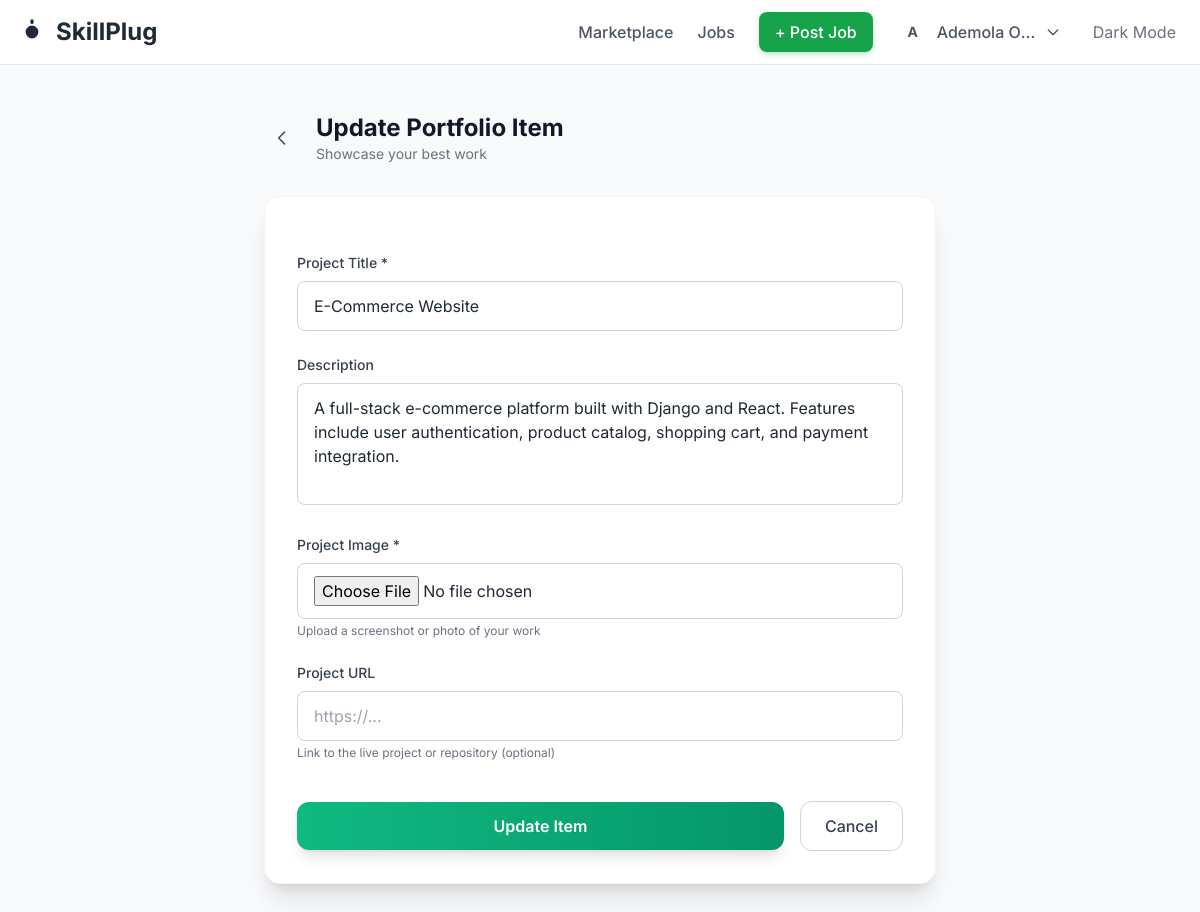
The page /marketplace/portfolio/2/edit/ (signed in) on the database its author committed.
### apps/accounts/models.py (models this page shows, shortened)
class User(AbstractUser):
    ACCOUNT_TYPE_CHOICES = [
        ("student", "Student Freelancer"),
        ("client", "Client"),
        ("both", "Both"),
    ]
    AVAILABILITY_CHOICES = [
        ("available", "Available for Work"),
        ("busy", "Currently Busy"),
        ("not_available", "Not Available"),
    ]
    NIGERIAN_UNIVERSITIES = [
        ("unilag", "University of Lagos (UNILAG)"),
        ("ui", "University of Ibadan (UI)"),
        ("oau", "Obafemi Awolowo University (OAU)"),
        ("uniben", "University of Benin (UNIBEN)"),
        ("abu", "Ahmadu Bello University (ABU)"),
        ("unn", "University of Nigeria, Nsukka (UNN)"),
        ("lautech", "Ladoke Akintola University (LAUTECH)"),
        ("covenant", "Covenant University"),
        ("babcock", "Babcock University"),
        ("futa", "Federal University of Technology, Akure (FUTA)"),
        ("futo", "Federal University of Technology, Owerri (FUTO)"),
        ("lasu", "Lagos State University (LASU)"),
        ("eksu", "Ekiti State University (EKSU)"),
        ("other", "Other Institution"),
    ]
    email = models.EmailField(unique=True)
    full_name = models.CharField(max_length=200, blank=True)
    account_type = models.CharField(
        max_length=10,
        choices=ACCOUNT_TYPE_CHOICES,
        default="student",
    )
    school = models.CharField(
        max_length=50,
        choices=NIGERIAN_UNIVERSITIES,
        blank=True,
    )
    department = models.CharField(max_length=200, blank=True)
    bio = models.TextField(
        max_length=1000,
        blank=True,
        help_text="Tell clients about yourself, your skills and experience",
    )
    whatsapp = models.CharField(
        max_length=20,
        blank=True,
        help_text="WhatsApp number with country code (e.g., 2348012345678)",
    )
    skills = models.ManyToManyField(Skill, blank=True, related_name="users")
    profile_image = models.ImageField(
        upload_to="profiles/",
        blank=True,
        null=True,
        help_text="Upload a professional photo",
    )
    availability_status = models.CharField(
        max_length=15,
        choices=AVAILABILITY_CHOICES,
        default="available",
    )
    verified = models.BooleanField(default=False)
    verification_doc = models.ImageField(
        upload_to="verification/",
        blank=True,
        null=True,
        help_text="Upload student ID card for verification",
    )
    verification_date = models.DateTimeField(blank=True, null=True)
    profile_complete = models.BooleanField(default=False)
    date_joined = models.DateTimeField(auto_now_add=True)
    updated_at = models.DateTimeField(auto_now=True)
    saved_freelancers = models.ManyToManyField(
        "self",
        symmetrical=False,
        blank=True,
        related_name="saved_by",
    )
    dark_mode = models.BooleanField(default=False)
    USERNAME_FIELD = "email"
    REQUIRED_FIELDS = ["username"]
    class Meta:
        ordering = ["-date_joined"]
        verbose_name = "User"
        verbose_name_plural = "Users"

### apps/marketplace/models.py (models this page shows, shortened)
class PortfolioItem(models.Model):
    user = models.ForeignKey(
        settings.AUTH_USER_MODEL,
        on_delete=models.CASCADE,
        related_name="portfolio_items",
    )
    title = models.CharField(max_length=200)
    description = models.TextField(
        blank=True,
        help_text="Describe the project, your role, and the outcome",
    )
    image = models.ImageField(
        upload_to="portfolio/",
        help_text="Upload a screenshot or image of your work",
    )
    project_url = models.URLField(
        blank=True,
        help_text="Link to live project or repository",
    )
    created_at = models.DateTimeField(auto_now_add=True)
    updated_at = models.DateTimeField(auto_now=True)
    class Meta:
        ordering = ["-created_at"]
        verbose_name = "Portfolio Item"
        verbose_name_plural = "Portfolio Items"

### apps/marketplace/views.py (the view, shortened to what this page needs)
# urls.py: path("portfolio/<int:pk>/edit/", views.PortfolioUpdateView.as_view(), name="portfolio_edit"),
class PortfolioUpdateView(UpdateView):
    model = PortfolioItem
    form_class = PortfolioItemForm
    template_name = "marketplace/portfolio_form.html"
    success_url = reverse_lazy("dashboard")
    def dispatch(self, request, *args, **kwargs):
        if not request.user.is_authenticated:
            return redirect("account_login")
        portfolio = self.get_object()
        if portfolio.user != request.user:
            messages.error(request, "You can only edit your own portfolio items.")
            return redirect("dashboard")
        return super().dispatch(request, *args, **kwargs)
    def get_context_data(self, **kwargs):
        context = super().get_context_data(**kwargs)
        context["title"] = "Edit Portfolio Item"
        context["action"] = "Update"
        return context

### apps/marketplace/context_processors.py (called while the page is built)
def marketplace_stats(request):
    return {
        "total_freelancers": User.objects.filter(profile_complete=True).count(),
        "total_verified": User.objects.filter(profile_complete=True, verified=True).count(),
        "popular_skills": Skill.objects.filter(is_active=True)[:8],
    }

### templates/marketplace/portfolio_form.html (shortened to what this page needs)
{% extends 'base.html' %}
{% block content %}
<section class="min-h-screen py-12 px-4 bg-gray-50 dark:bg-gray-900">
    <div class="max-w-2xl mx-auto">
        <div class="flex items-center mb-8">
            <a href="{% url 'dashboard' %}" class="mr-4 p-2 rounded-lg hover:bg-gray-200 dark:hover:bg-gray-700 transition-colors">
                <svg class="w-5 h-5 text-gray-600 dark:text-gray-400" fill="none" stroke="currentColor" viewBox="0 0 24 24">
                    <path stroke-linecap="round" stroke-linejoin="round" stroke-width="2" d="M15 19l-7-7 7-7"/>
                </svg>
            </a>
            <div>
                <h1 class="text-2xl font-bold text-gray-900 dark:text-white">{{ action }} Portfolio Item</h1>
                <p class="text-sm text-gray-500 dark:text-gray-400">Showcase your best work</p>
            </div>
        </div>
        <div class="bg-white dark:bg-gray-800 rounded-2xl shadow-xl border border-gray-100 dark:border-gray-700 p-6 md:p-8">
            <form method="post" enctype="multipart/form-data" class="space-y-6">
                <div>
                    <label class="block text-sm font-medium text-gray-700 dark:text-gray-300 mb-2">Project Title *</label>
                    {{ form.title }}
                </div>
                <div>
                    <label class="block text-sm font-medium text-gray-700 dark:text-gray-300 mb-2">Description</label>
                    {{ form.description }}
                </div>
                <div>
                    <label class="block text-sm font-medium text-gray-700 dark:text-gray-300 mb-2">Project Image *</label>
                    {{ form.image }}
                    <p class="text-xs text-gray-500 mt-1">Upload a screenshot or photo of your work</p>
                </div>
                <div>
                    <label class="block text-sm font-medium text-gray-700 dark:text-gray-300 mb-2">Project URL</label>
                    {{ form.project_url }}
                    <p class="text-xs text-gray-500 mt-1">Link to the live project or repository (optional)</p>
                </div>
                <div class="flex items-center gap-4 pt-4">
                    <button type="submit" class="flex-1 py-3 bg-gradient-to-r from-primary-500 to-primary-600 text-white font-semibold rounded-xl hover:from-primary-600 hover:to-primary-700 shadow-lg transition-all-300">
                        {{ action }} Item
                    </button>
                    <a href="{% url 'dashboard' %}" class="px-6 py-3 border border-gray-300 dark:border-gray-600 text-gray-700 dark:text-gray-300 font-medium rounded-xl hover:bg-gray-50 dark:hover:bg-gray-700 transition-colors">
                        Cancel
                    </a>
                </div>
            </form>
        </div>
    </div>
</section>
{% endblock %}

### templates/partials/navbar.html (shortened to what this page needs)
{% load static %}
<nav class="fixed top-0 w-full bg-white/90 dark:bg-slate-900/90 backdrop-blur border-b border-gray-200 dark:border-gray-800 z-50">
    <div class="max-w-7xl mx-auto px-4 h-16 flex items-center justify-between">
        <a href="{% url 'home' %}" class="text-2xl font-bold text-ng-600 dark:text-emerald-400 flex items-center gap-2">
            <svg class="w-8 h-8" fill="currentColor" viewBox="0 0 20 20"><path d="M10 2a1 1 0 011 1v1a1 1 0 11-2 0V3a1 1 0 011-1zm4 8a4 4 0 11-8 0 4 4 0 018 0zm-4-2a.5.5 0 110-1 .5.5 0 010 1z"/></svg>
            SkillPlug
        </a>
        <div class="hidden md:flex items-center gap-6">
            <a href="{% url 'freelancer_list' %}" class="text-gray-600 hover:text-ng-600 font-medium transition">Marketplace</a>
            <a href="{% url 'job_list' %}" class="text-gray-600 hover:text-ng-600 font-medium transition">Jobs</a>
            {% if user.is_authenticated %}
                <a href="{% url 'job_post' %}" class="px-4 py-2 bg-green-600 text-white rounded-lg font-medium hover:bg-green-700 shadow-md shadow-green-600/20 transition transform hover:-translate-y-0.5">+ Post Job</a>
                <div class="relative" id="profile-dropdown-wrap">
                    <button onclick="toggleProfileDropdown()" class="flex items-center gap-2 text-gray-600 hover:text-ng-600 font-medium focus:outline-none">
                        {% if user.profile_image %}
                            <img src="{{ user.profile_image.url }}" class="w-8 h-8 rounded-full object-cover border border-gray-200">
                        {% else %}
                            <div class="w-8 h-8 rounded-full bg-ng-100 flex items-center justify-center text-sm font-bold text-ng-600">{{ user.full_name|slice:":1"|upper|default:user.username|slice:":1"|upper }}</div>
                        {% endif %}
                        <span class="max-w-[100px] truncate">{{ user.full_name|default:user.username }}</span>
                        <svg class="w-4 h-4" fill="none" stroke="currentColor" viewBox="0 0 24 24"><path stroke-linecap="round" stroke-linejoin="round" stroke-width="2" d="M19 9l-7 7-7-7"/></svg>
                    </button>
                </div>
            {% else %}
                <a href="{% url 'account_login' %}" class="text-gray-600 hover:text-ng-600 font-medium">Login</a>
                <a href="{% url 'account_signup' %}" class="px-4 py-2 bg-ng-600 text-green rounded-lg font-medium hover:bg-ng-700 shadow-md shadow-green-600/20 transition">Get Started</a>
            {% endif %}
            <button onclick="toggleDarkMode()" class="p-2 rounded-full hover:bg-gray-100 dark:hover:bg-gray-800 text-gray-500 transition">Dark Mode</button>
        </div>
    </div>
</nav>

### templates/base.html (style rules this page uses)
* { font-family: 'Inter', system-ui, sans-serif; }
.transition-all-300 { transition: all 0.3s cubic-bezier(0.4, 0, 0.2, 1); }
input, textarea, select { color-scheme: light; }

### rows shown on the page
User: full_name "A", full_name "Ademola O…"
PortfolioItem: title "E-Commerce Website", description "A full-stack e-commerce platform built with Django and React. Features include user authentication, product catalog, shopping cart, and payment integration."

### other values the page prints
{{ action }} "Update"
